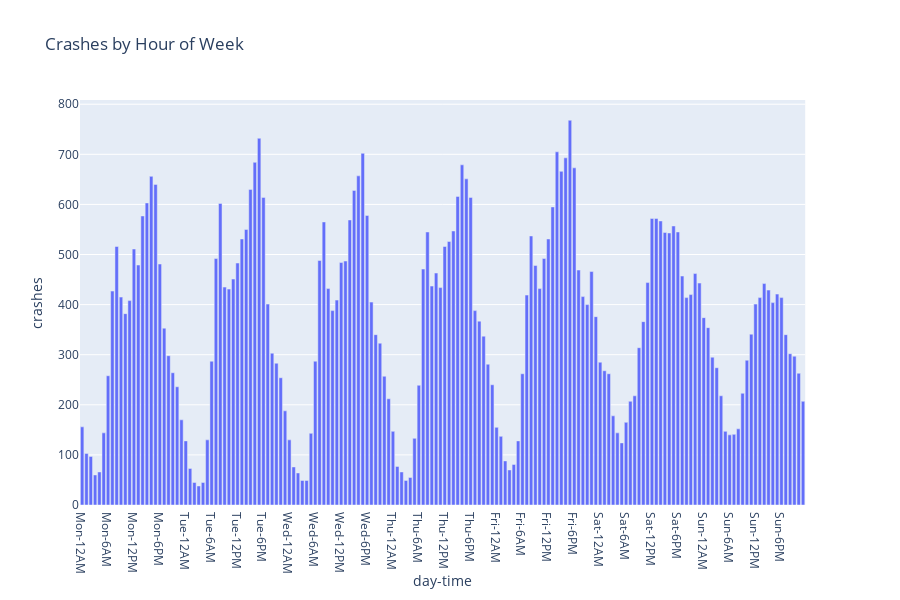
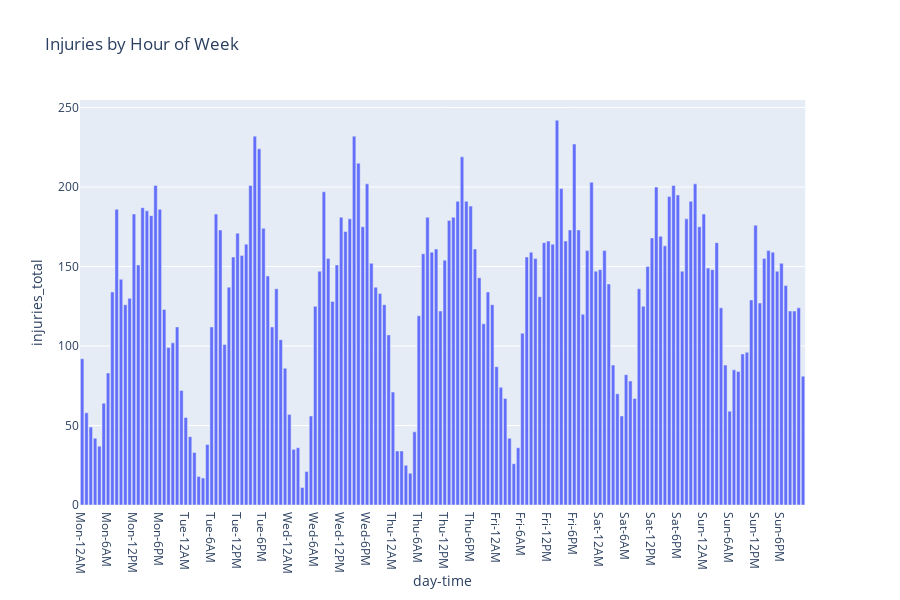

Write notebook code for charts like these, in order.
### Code cell
plotme = crash_df[['weekday', 'hour', 'crashes']].groupby(['weekday','hour']).sum().reset_index()
plotme['day-time'] = plotme.apply(lambda x: float(x.weekday) + float(x.hour)/24, axis=1)
fig = px.bar(plotme, x='day-time', y='crashes', title='Crashes by Hour of Week')



myticks = []
for day in day_of_week:
    for hour in ['12AM', '6AM', '12PM', '6PM']:
        myticks.append(day[:3] + '-' + hour)

myvals = []
for i in range(len(day_of_week)):
    for j in [0, 0.25, 0.5, 0.75]:
        myvals.append(i+j)
        
fig.update_layout(
    xaxis = dict(
        tickmode = 'array',
        #tick0 = 0,
        dtick = 1/4,
        tickvals = myvals,
        ticktext = myticks,
    ),
)

fig.show()


plotme = crash_df[['weekday', 'hour', 'injuries_total']].groupby(['weekday','hour']).sum().reset_index()
plotme['day-time'] = plotme.apply(lambda x: float(x.weekday) + float(x.hour)/24, axis=1)
fig = px.bar(plotme, x='day-time', y='injuries_total', title='Injuries by Hour of Week')

        
fig.update_layout(
    xaxis = dict(
        tickmode = 'array',
        #tick0 = 0,
        dtick = 1/4,
        tickvals = myvals,
        ticktext = myticks,
    ),
)

fig.show()


# ax = crash_df[['weekday', 'hour', 'crashes']].groupby(['weekday','hour']).sum().plot.bar(figsize=[20,6])
# ax.set_title('Crashes by Hour')
# ax.set_ylabel('Crashes')
#ax.set_ylim(20, 30)



plt.show()

### Figure 1 — Plotly figure (JSON) as saved in the notebook; plotly's stock layout.template omitted (floating-point values rounded to 4 significant figures; data arrays with more than 128 entries replaced by an {"elided": "..."} marker saying what was removed)
{"data": [{"alignmentgroup": "True", "hoverlabel": {"namelength": 0}, "hovertemplate": "day-time=%{x}<br>crashes=%{y}", "legendgroup": "", "marker": {"color": "#636efa"}, "name": "", "offsetgroup": "", "orientation": "v", "showlegend": false, "textposition": "auto", "type": "bar", "x": {"elided": "168 float values"}, "xaxis": "x", "y": {"elided": "168 int values"}, "yaxis": "y"}], "layout": {"barmode": "relative", "height": 600, "legend": {"tracegroupgap": 0}, "title": {"text": "Crashes by Hour of Week"}, "xaxis": {"anchor": "y", "domain": [0, 0.98], "dtick": 0.25, "tickmode": "array", "ticktext": ["Mon-12AM", "Mon-6AM", "Mon-12PM", "Mon-6PM", "Tue-12AM", "Tue-6AM", "Tue-12PM", "Tue-6PM", "Wed-12AM", "Wed-6AM", "Wed-12PM", "Wed-6PM", "Thu-12AM", "Thu-6AM", "Thu-12PM", "Thu-6PM", "Fri-12AM", "Fri-6AM", "Fri-12PM", "Fri-6PM", "Sat-12AM", "Sat-6AM", "Sat-12PM", "Sat-6PM", "Sun-12AM", "Sun-6AM", "Sun-12PM", "Sun-6PM"], "tickvals": [0, 0.25, 0.5, 0.75, 1, 1.25, 1.5, 1.75, 2, 2.25, 2.5, 2.75, 3, 3.25, 3.5, 3.75, 4, 4.25, 4.5, 4.75, 5, 5.25, 5.5, 5.75, 6, 6.25, 6.5, 6.75], "title": {"text": "day-time"}}, "yaxis": {"anchor": "x", "domain": [0, 1], "title": {"text": "crashes"}}}}

### Figure 2 — Plotly figure (JSON) as saved in the notebook; plotly's stock layout.template omitted (floating-point values rounded to 4 significant figures; data arrays with more than 128 entries replaced by an {"elided": "..."} marker saying what was removed)
{"data": [{"alignmentgroup": "True", "hoverlabel": {"namelength": 0}, "hovertemplate": "day-time=%{x}<br>injuries_total=%{y}", "legendgroup": "", "marker": {"color": "#636efa"}, "name": "", "offsetgroup": "", "orientation": "v", "showlegend": false, "textposition": "auto", "type": "bar", "x": {"elided": "168 float values"}, "xaxis": "x", "y": {"elided": "168 int values"}, "yaxis": "y"}], "layout": {"barmode": "relative", "height": 600, "legend": {"tracegroupgap": 0}, "title": {"text": "Injuries by Hour of Week"}, "xaxis": {"anchor": "y", "domain": [0, 0.98], "dtick": 0.25, "tickmode": "array", "ticktext": ["Mon-12AM", "Mon-6AM", "Mon-12PM", "Mon-6PM", "Tue-12AM", "Tue-6AM", "Tue-12PM", "Tue-6PM", "Wed-12AM", "Wed-6AM", "Wed-12PM", "Wed-6PM", "Thu-12AM", "Thu-6AM", "Thu-12PM", "Thu-6PM", "Fri-12AM", "Fri-6AM", "Fri-12PM", "Fri-6PM", "Sat-12AM", "Sat-6AM", "Sat-12PM", "Sat-6PM", "Sun-12AM", "Sun-6AM", "Sun-12PM", "Sun-6PM"], "tickvals": [0, 0.25, 0.5, 0.75, 1, 1.25, 1.5, 1.75, 2, 2.25, 2.5, 2.75, 3, 3.25, 3.5, 3.75, 4, 4.25, 4.5, 4.75, 5, 5.25, 5.5, 5.75, 6, 6.25, 6.5, 6.75], "title": {"text": "day-time"}}, "yaxis": {"anchor": "x", "domain": [0, 1], "title": {"text": "injuries_total"}}}}
